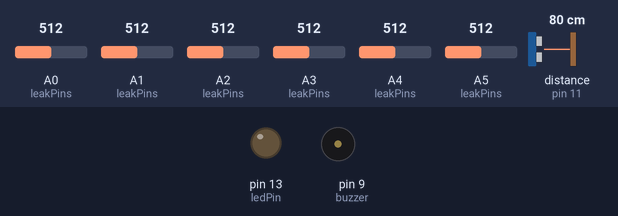
Recording of a sketch running on a simulated Arduino Uno, built with avr-gcc and run on an emulated ATmega328P. Shown: output pins drawn as LEDs (lit = HIGH), buzzer (waves = sounding). The inputs (shaded band) are chosen by the test bench; at power-on: A3 (leakPins) = 512, A0 (leakPins) = 512, A1 (leakPins) = 512, A2 (leakPins) = 512, A4 (leakPins) = 512, A5 (leakPins) = 512, distance to the obstacle (sensor on pin 11) 80 cm. The echo pulse lasts 58.3 µs per cm; pins used as bus, display or sensor lines are not drawn; what the sketch prints to the serial monitor is not drawn.

Above: at 0.1 s.
At 3.4 s:
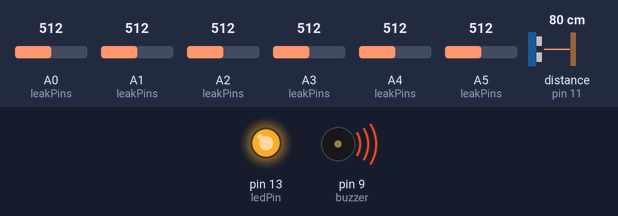
3.5 s: A3 (leakPins) set to 150
11.5 s: A3 (leakPins) set to 126
Timing chart, 0 to 14.5 s (numbered marks = the images above; inputs shaded):
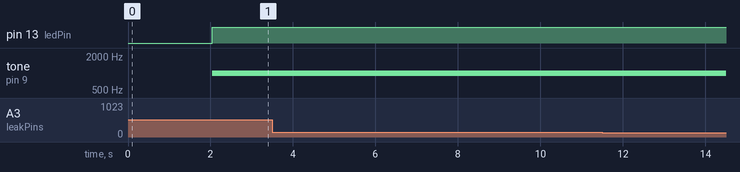

Measured:
- after the input at 3.5 s, every drawn part: stays the same
- after the input at 11.5 s, every drawn part: stays the same

The sketch:

HoneywellLeakDetection1.ino
```cpp
// Inspired by: https://forum.arduino.cc/t/interfacing-with-rope-leak-detector-cable/247230/13

// Pin Assignments
const int ledPin = LED_BUILTIN;
// These Analog-in pins are used to measure whether a Honeywell water-leak sensor cable is sensing water
// const int leakPins[sensorCount] = {A0, A1, A2, A3, A4, A5, A6, A7, A8, A9};
// A0 = Test
// A1 = Maxwell's shower
// A2 = North foundation
// A3 = East foundation
// A4 = Kitchen Refrigerator
// A5 = Kitchen Sink
const int leakPins[] = {A0, A1, A2, A3, A4, A5};
const int wetThreshold[] = {20, 30, 86, 140, 30, 30}; // Purely by observation; All haven't been tested yet, so I'm taking the highest observed dry level, and adding 10%
const int sensorCount = sizeof(leakPins) / sizeof(leakPins[0]);
// There is a piezo buzzer on this pin
const int buzzer = 9;  // digital out
// These pins are for operating HC-SR04 Time-of-Flight (distance) sensor, for measuring water depth in the sump
const int trigPin = 10;
const int echoPin = 11;
const int sumpThreshold = 49; // in cm, from the sensor to the top of the water; kinda reversed logic, here
// Some tunable variables for timeout
const int SAMPLE_COUNT = 20;
const int timeout = 100; // dwell time between sampling
// Set this to true, if you want serial output!
const bool DEBUG = true;

void setup() {
  // put your setup code here, to run once:
  pinMode(ledPin, OUTPUT);
  pinMode(buzzer, OUTPUT);
  if (DEBUG) {
    Serial.begin(19200);
    Serial.println("");
    Serial.println("=====================================");
    Serial.println("Initialized HoneywellleakDetection1...");
  }
  // Also setup pins for the HC-SR04 ToF sensor
  pinMode(trigPin, OUTPUT);
  pinMode(echoPin, INPUT);
}

// When the cable is dry, over the course of about 3 seconds, the reading will cycle between 0 and 1023... sinusoidal?  (Capacitance?)
// When the cable is wet, the reading will be in the range of approximately 500-800
bool isLeakDetected (int leakPin, int threshold){
  int sampleCounter = 0;
  int currentSample;

  // collect samples
  if (DEBUG) {
    Serial.println("");
    Serial.print("Datapoints for sensor on pin ");
    Serial.print(leakPin);
    Serial.print(" with threshold ");
    Serial.print(threshold);
    Serial.print(": ");
  }

  for (sampleCounter = 0; sampleCounter < SAMPLE_COUNT; sampleCounter++) {
    currentSample = analogRead(leakPin);
    if (DEBUG) {
      Serial.print(currentSample);
      Serial.print(", ");
    }
    if (currentSample < threshold) {
      return false;  // no leak
    }
    delay(timeout);
  }
  triggerAlarm();
  return true;   // leak
}

bool isSumpFull (int threshold){
  // from https://projecthub.arduino.cc/Isaac100/getting-started-with-the-hc-sr04-ultrasonic-sensor-7cabe1
  int duration = 0;
  int distance = 0;
  // Kick off the measuring process by tickling the "trigger" pin with particular timing delays; strobe the trigger!
  digitalWrite(trigPin, LOW);
  delayMicroseconds(2);
  digitalWrite(trigPin, HIGH);
  delayMicroseconds(10);
  digitalWrite(trigPin, LOW);
  //
  duration=pulseIn(echoPin, HIGH);
  distance=(duration*.0343)/2;
  if (DEBUG) {
    Serial.print("Distance to the top of the water: ");
    Serial.println(distance);
  }
  if (distance > threshold) {
     return true;
  } else {
     return false;
  }
}

void triggerAlarm() {
  digitalWrite(ledPin, HIGH);
  tone(buzzer, 1000);
}

void cancelAlarm() {
  digitalWrite(ledPin, LOW);
  noTone(buzzer);
}

void loop() {
  bool leakDetected;
  leakDetected = false;

  //Check for water leaks
  for (int i = 0; i < sensorCount; i++) {
    if (isLeakDetected(leakPins[i], wetThreshold[i])) {
      leakDetected = true;
      if (DEBUG) Serial.print("Leak detected on sensor ");
      if (DEBUG) Serial.print(i);
    }
  }
  // Also check the depth of water in the sump
  if (isSumpFull(sumpThreshold)) {
      leakDetected = true;
      if (DEBUG) Serial.print("The sump is full above the threshold");
  }

  if (! leakDetected) cancelAlarm();
  if (DEBUG) Serial.println(); // visually mark the end of one round of testing all the sensors

  delay (6000);
}
```
